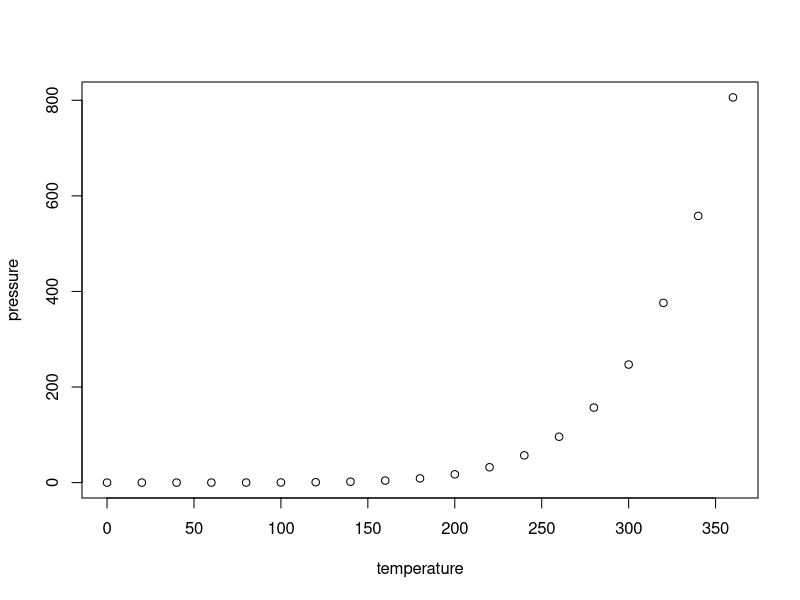
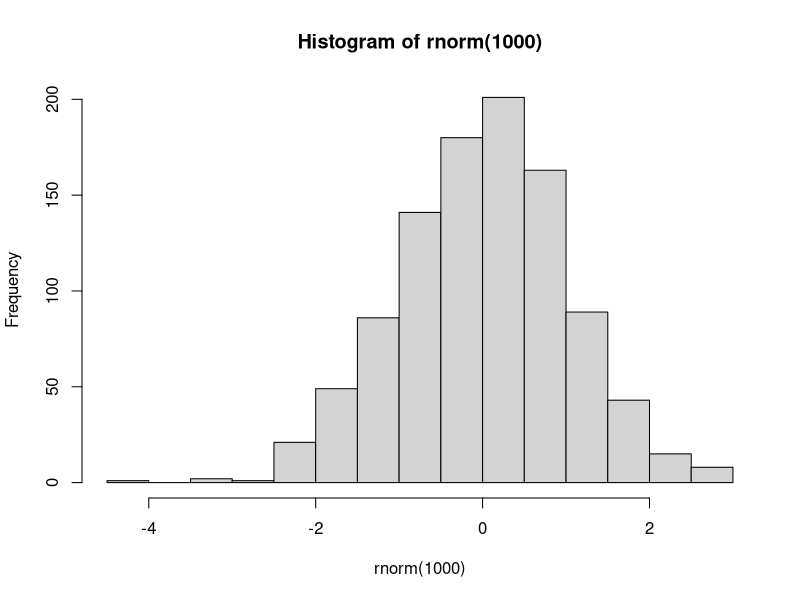
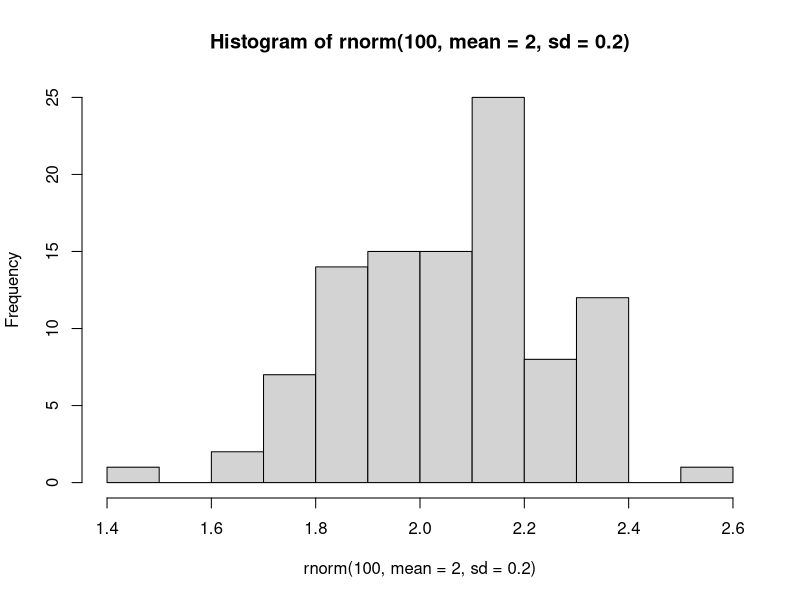

Recreate these plots in R, in order.
## ---- chunk 1
summary(cars)
## ---- chunk 2
plot(pressure)
## ---- chunk 3
x=1
x
## ---- chunk 4
x = x + 10
x
## ---- chunk 5
hist(rnorm(1000))
## ---- chunk 6
hist(rnorm(100,mean = 2, sd = .2))
